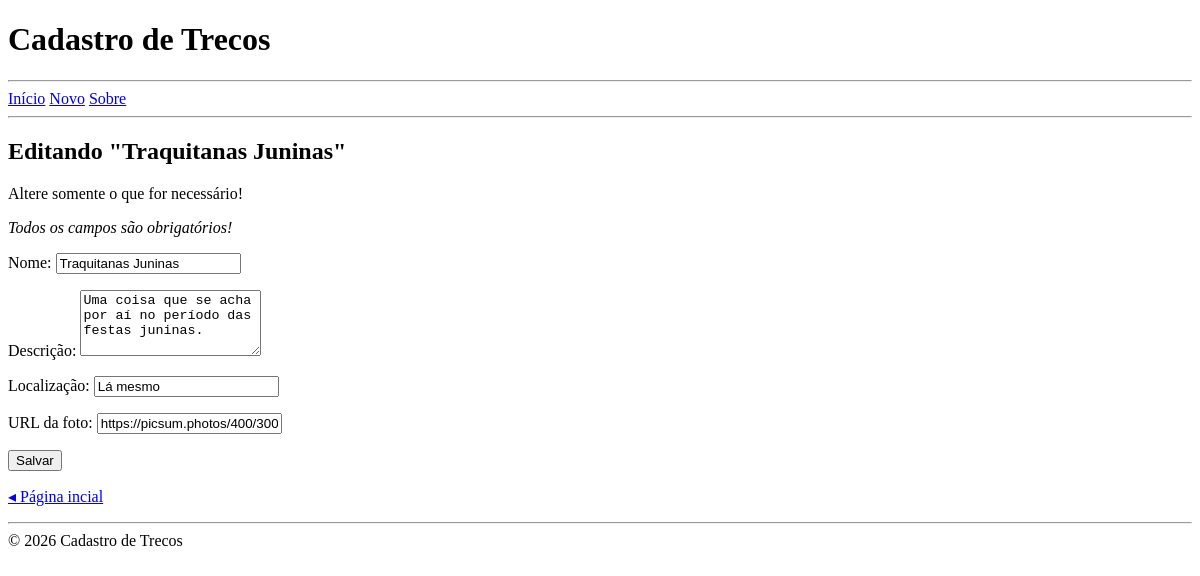
Page /edit/1 on the earlier database version.
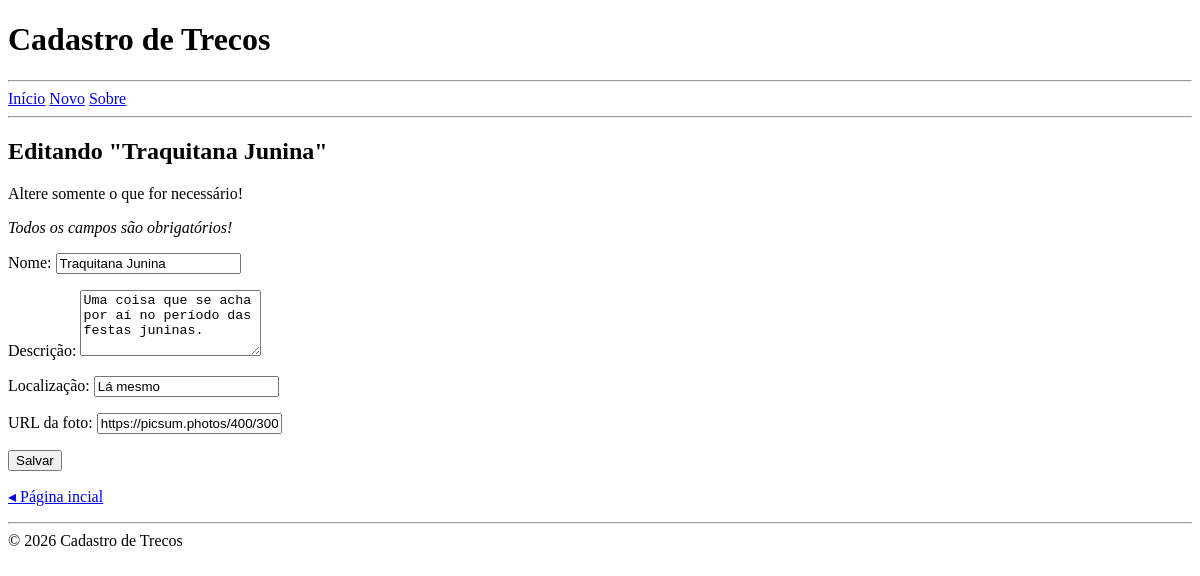
Same page on the later database version.
### tables this page shows
CREATE TABLE thing (
    id INTEGER PRIMARY KEY AUTOINCREMENT,
    created_at TEXT DEFAULT CURRENT_TIMESTAMP,
    name TEXT,
	description TEXT,
    location TEXT, 
	photo TEXT,
	status TEXT CHECK (status IN ('on', 'off', 'del')) DEFAULT 'on'
);

### app.py (the view, shortened to what this page needs)
@app.route('/edit/<int:thing_id>', methods=['GET', 'POST'])
def edit(thing_id):
    with sqlite3.connect('database.db') as conn:
        conn.row_factory = sqlite3.Row
        content = conn.execute("""
            SELECT *
            FROM thing
            WHERE status = 'on'
              AND id = ?
        """, (thing_id,)).fetchone()
    if content is None:
        abort(404)
    return render_template(
        'edit.html',
        content=content
    )

### templates/edit.html (shortened to what this page needs)
{% extends '_base.html' %}
{% block main %}
<h2>Editando "{{ content.name }}"</h2>
<p>Altere somente o que for necessário!</p>
<p><em>Todos os campos são obrigatórios!</em></p>
<form method="post">
    <p>
        <label for="name">Nome:</label>
        <input type="text" name="name" id="name" required value="{{ content.name }}">
    </p>
    <p>
        <label for="description">Descrição:</label>
        <textarea name="description" id="description" rows="4" required>{{ content.description }}</textarea>
    </p>
    <p>
        <label for="location">Localização:</label>
        <input type="text" name="location" id="location" required value="{{ content.location }}">
    </p>
    <p>
        <label for="photo">URL da foto:</label>
        <input type="url" name="photo" id="photo" required value="{{ content.photo }}">
    </p>
    <p>
        <button type="submit">Salvar</button>
    </p>
</form>
<p><a href="{{ url_for('index') }}">◂ Página incial</a></p>
{% endblock %}

Differences in the rows shown:
changed thing "Uma coisa que se acha por aí no período das festas juninas.": name "Traquitanas Juninas" → "Traquitana Junina"
